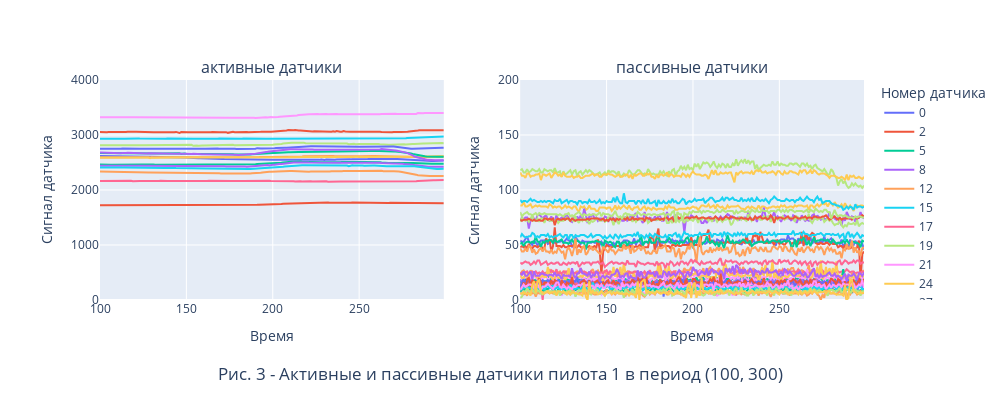

Notebook code cell kept with this figure:
### Code cell
f.get_active_passive_sensors_plot(1, [100,300], mounts=mounts, plot_counter=3)

### Figure 1 — Plotly figure (JSON) as saved in the notebook; plotly's stock layout.template omitted (floating-point values rounded to 4 significant figures; data arrays with more than 128 entries replaced by an {"elided": "..."} marker saying what was removed)
{"data": [{"name": "0", "type": "scatter", "x": {"elided": "200 int values"}, "xaxis": "x", "y": {"elided": "200 int values"}, "yaxis": "y"}, {"name": "2", "type": "scatter", "x": {"elided": "200 int values"}, "xaxis": "x", "y": {"elided": "200 int values"}, "yaxis": "y"}, {"name": "5", "type": "scatter", "x": {"elided": "200 int values"}, "xaxis": "x", "y": {"elided": "200 int values"}, "yaxis": "y"}, {"name": "8", "type": "scatter", "x": {"elided": "200 int values"}, "xaxis": "x", "y": {"elided": "200 int values"}, "yaxis": "y"}, {"name": "12", "type": "scatter", "x": {"elided": "200 int values"}, "xaxis": "x", "y": {"elided": "200 int values"}, "yaxis": "y"}, {"name": "15", "type": "scatter", "x": {"elided": "200 int values"}, "xaxis": "x", "y": {"elided": "200 int values"}, "yaxis": "y"}, {"name": "17", "type": "scatter", "x": {"elided": "200 int values"}, "xaxis": "x", "y": {"elided": "200 int values"}, "yaxis": "y"}, {"name": "19", "type": "scatter", "x": {"elided": "200 int values"}, "xaxis": "x", "y": {"elided": "200 int values"}, "yaxis": "y"}, {"name": "21", "type": "scatter", "x": {"elided": "200 int values"}, "xaxis": "x", "y": {"elided": "200 int values"}, "yaxis": "y"}, {"name": "24", "type": "scatter", "x": {"elided": "200 int values"}, "xaxis": "x", "y": {"elided": "200 int values"}, "yaxis": "y"}, {"name": "27", "type": "scatter", "x": {"elided": "200 int values"}, "xaxis": "x", "y": {"elided": "200 int values"}, "yaxis": "y"}, {"name": "29", "type": "scatter", "x": {"elided": "200 int values"}, "xaxis": "x", "y": {"elided": "200 int values"}, "yaxis": "y"}, {"name": "30", "type": "scatter", "x": {"elided": "200 int values"}, "xaxis": "x", "y": {"elided": "200 int values"}, "yaxis": "y"}, {"name": "33", "type": "scatter", "x": {"elided": "200 int values"}, "xaxis": "x", "y": {"elided": "200 int values"}, "yaxis": "y"}, {"name": "36", "type": "scatter", "x": {"elided": "200 int values"}, "xaxis": "x", "y": {"elided": "200 int values"}, "yaxis": "y"}, {"name": "38", "type": "scatter", "x": {"elided": "200 int values"}, "xaxis": "x", "y": {"elided": "200 int values"}, "yaxis": "y"}, {"name": "1", "type": "scatter", "x": {"elided": "200 int values"}, "xaxis": "x2", "y": {"elided": "200 int values"}, "yaxis": "y2"}, {"name": "3", "type": "scatter", "x": {"elided": "200 int values"}, "xaxis": "x2", "y": {"elided": "200 int values"}, "yaxis": "y2"}, {"name": "4", "type": "scatter", "x": {"elided": "200 int values"}, "xaxis": "x2", "y": {"elided": "200 int values"}, "yaxis": "y2"}, {"name": "6", "type": "scatter", "x": {"elided": "200 int values"}, "xaxis": "x2", "y": {"elided": "200 int values"}, "yaxis": "y2"}, {"name": "7", "type": "scatter", "x": {"elided": "200 int values"}, "xaxis": "x2", "y": {"elided": "200 int values"}, "yaxis": "y2"}, {"name": "9", "type": "scatter", "x": {"elided": "200 int values"}, "xaxis": "x2", "y": {"elided": "200 int values"}, "yaxis": "y2"}, {"name": "10", "type": "scatter", "x": {"elided": "200 int values"}, "xaxis": "x2", "y": {"elided": "200 int values"}, "yaxis": "y2"}, {"name": "11", "type": "scatter", "x": {"elided": "200 int values"}, "xaxis": "x2", "y": {"elided": "200 int values"}, "yaxis": "y2"}, {"name": "13", "type": "scatter", "x": {"elided": "200 int values"}, "xaxis": "x2", "y": {"elided": "200 int values"}, "yaxis": "y2"}, {"name": "14", "type": "scatter", "x": {"elided": "200 int values"}, "xaxis": "x2", "y": {"elided": "200 int values"}, "yaxis": "y2"}, {"name": "16", "type": "scatter", "x": {"elided": "200 int values"}, "xaxis": "x2", "y": {"elided": "200 int values"}, "yaxis": "y2"}, {"name": "18", "type": "scatter", "x": {"elided": "200 int values"}, "xaxis": "x2", "y": {"elided": "200 int values"}, "yaxis": "y2"}, {"name": "20", "type": "scatter", "x": {"elided": "200 int values"}, "xaxis": "x2", "y": {"elided": "200 int values"}, "yaxis": "y2"}, {"name": "22", "type": "scatter", "x": {"elided": "200 int values"}, "xaxis": "x2", "y": {"elided": "200 int values"}, "yaxis": "y2"}, {"name": "23", "type": "scatter", "x": {"elided": "200 int values"}, "xaxis": "x2", "y": {"elided": "200 int values"}, "yaxis": "y2"}, {"name": "25", "type": "scatter", "x": {"elided": "200 int values"}, "xaxis": "x2", "y": {"elided": "200 int values"}, "yaxis": "y2"}, {"name": "26", "type": "scatter", "x": {"elided": "200 int values"}, "xaxis": "x2", "y": {"elided": "200 int values"}, "yaxis": "y2"}, {"name": "28", "type": "scatter", "x": {"elided": "200 int values"}, "xaxis": "x2", "y": {"elided": "200 int values"}, "yaxis": "y2"}, {"name": "31", "type": "scatter", "x": {"elided": "200 int values"}, "xaxis": "x2", "y": {"elided": "200 int values"}, "yaxis": "y2"}, {"name": "32", "type": "scatter", "x": {"elided": "200 int values"}, "xaxis": "x2", "y": {"elided": "200 int values"}, "yaxis": "y2"}, {"name": "34", "type": "scatter", "x": {"elided": "200 int values"}, "xaxis": "x2", "y": {"elided": "200 int values"}, "yaxis": "y2"}, {"name": "35", "type": "scatter", "x": {"elided": "200 int values"}, "xaxis": "x2", "y": {"elided": "200 int values"}, "yaxis": "y2"}, {"name": "37", "type": "scatter", "x": {"elided": "200 int values"}, "xaxis": "x2", "y": {"elided": "200 int values"}, "yaxis": "y2"}, {"name": "39", "type": "scatter", "x": {"elided": "200 int values"}, "xaxis": "x2", "y": {"elided": "200 int values"}, "yaxis": "y2"}, {"name": "40", "type": "scatter", "x": {"elided": "200 int values"}, "xaxis": "x2", "y": {"elided": "200 int values"}, "yaxis": "y2"}, {"name": "41", "type": "scatter", "x": {"elided": "200 int values"}, "xaxis": "x2", "y": {"elided": "200 int values"}, "yaxis": "y2"}, {"name": "42", "type": "scatter", "x": {"elided": "200 int values"}, "xaxis": "x2", "y": {"elided": "200 int values"}, "yaxis": "y2"}, {"name": "43", "type": "scatter", "x": {"elided": "200 int values"}, "xaxis": "x2", "y": {"elided": "200 int values"}, "yaxis": "y2"}, {"name": "44", "type": "scatter", "x": {"elided": "200 int values"}, "xaxis": "x2", "y": {"elided": "200 int values"}, "yaxis": "y2"}, {"name": "45", "type": "scatter", "x": {"elided": "200 int values"}, "xaxis": "x2", "y": {"elided": "200 int values"}, "yaxis": "y2"}, {"name": "46", "type": "scatter", "x": {"elided": "200 int values"}, "xaxis": "x2", "y": {"elided": "200 int values"}, "yaxis": "y2"}, {"name": "47", "type": "scatter", "x": {"elided": "200 int values"}, "xaxis": "x2", "y": {"elided": "200 int values"}, "yaxis": "y2"}, {"name": "48", "type": "scatter", "x": {"elided": "200 int values"}, "xaxis": "x2", "y": {"elided": "200 int values"}, "yaxis": "y2"}, {"name": "49", "type": "scatter", "x": {"elided": "200 int values"}, "xaxis": "x2", "y": {"elided": "200 int values"}, "yaxis": "y2"}], "layout": {"annotations": [{"font": {"size": 16}, "showarrow": false, "text": "активные датчики", "x": 0.225, "xanchor": "center", "xref": "paper", "y": 1, "yanchor": "bottom", "yref": "paper"}, {"font": {"size": 16}, "showarrow": false, "text": "пассивные датчики", "x": 0.775, "xanchor": "center", "xref": "paper", "y": 1, "yanchor": "bottom", "yref": "paper"}], "height": 400, "legend": {"title": {"text": "Номер датчика"}}, "margin": {"b": 100, "l": 100, "r": 60, "t": 80}, "title": {"text": "Рис. 3 - Активные и пассивные датчики пилота 1 в период (100, 300)", "x": 0.5, "y": 0.05}, "width": 1000, "xaxis": {"anchor": "y", "domain": [0, 0.45], "title": {"text": "Время"}}, "xaxis2": {"anchor": "y2", "domain": [0.55, 1], "title": {"text": "Время"}}, "yaxis": {"anchor": "x", "domain": [0, 1], "range": [0, 4000], "title": {"text": "Сигнал датчика"}}, "yaxis2": {"anchor": "x2", "domain": [0, 1], "range": [0, 200], "title": {"text": "Сигнал датчика"}}}}
